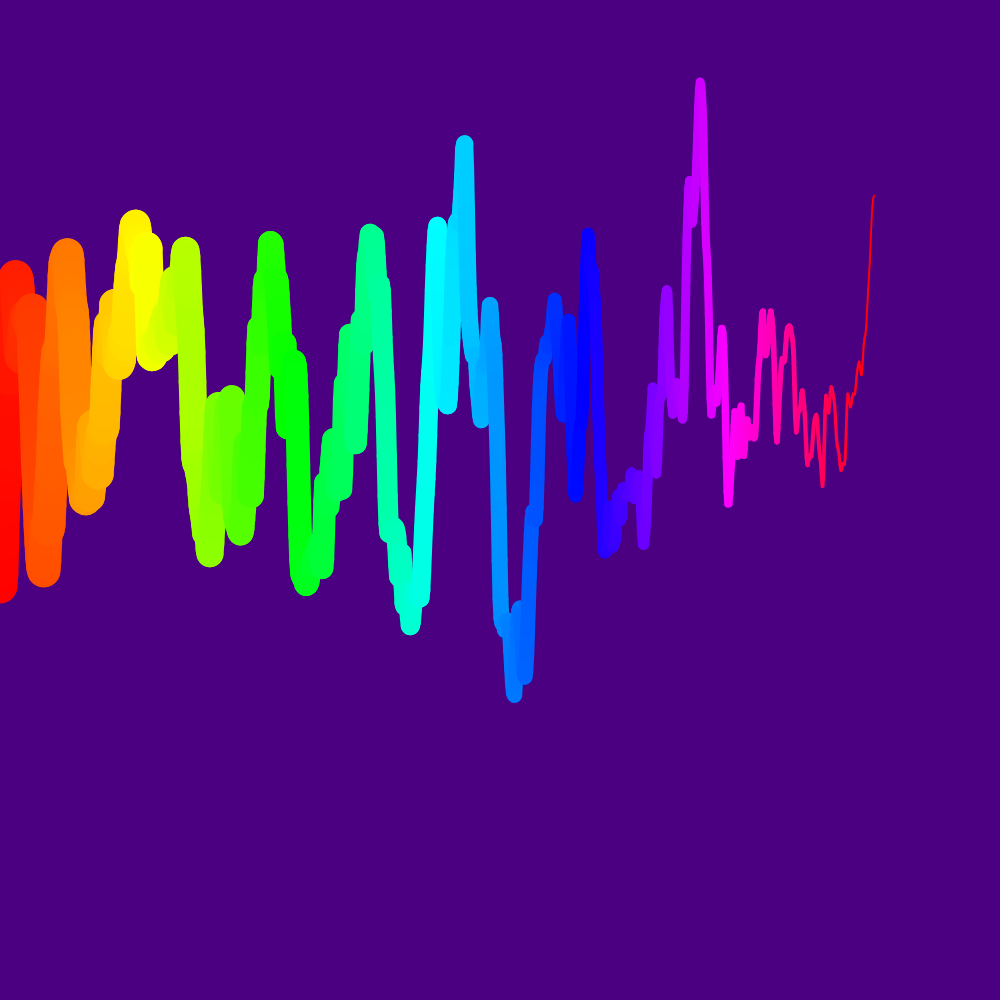
Frame 1 (no input)
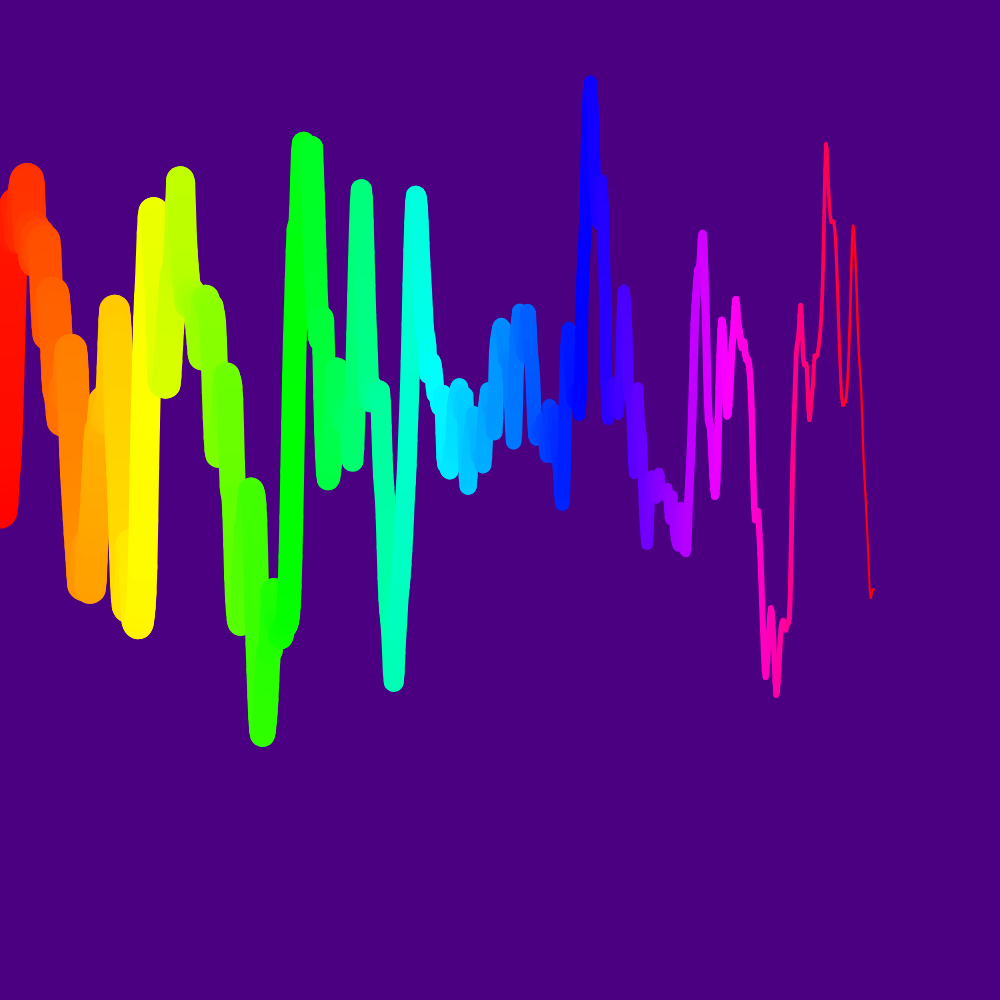
Frame 60 (no input)
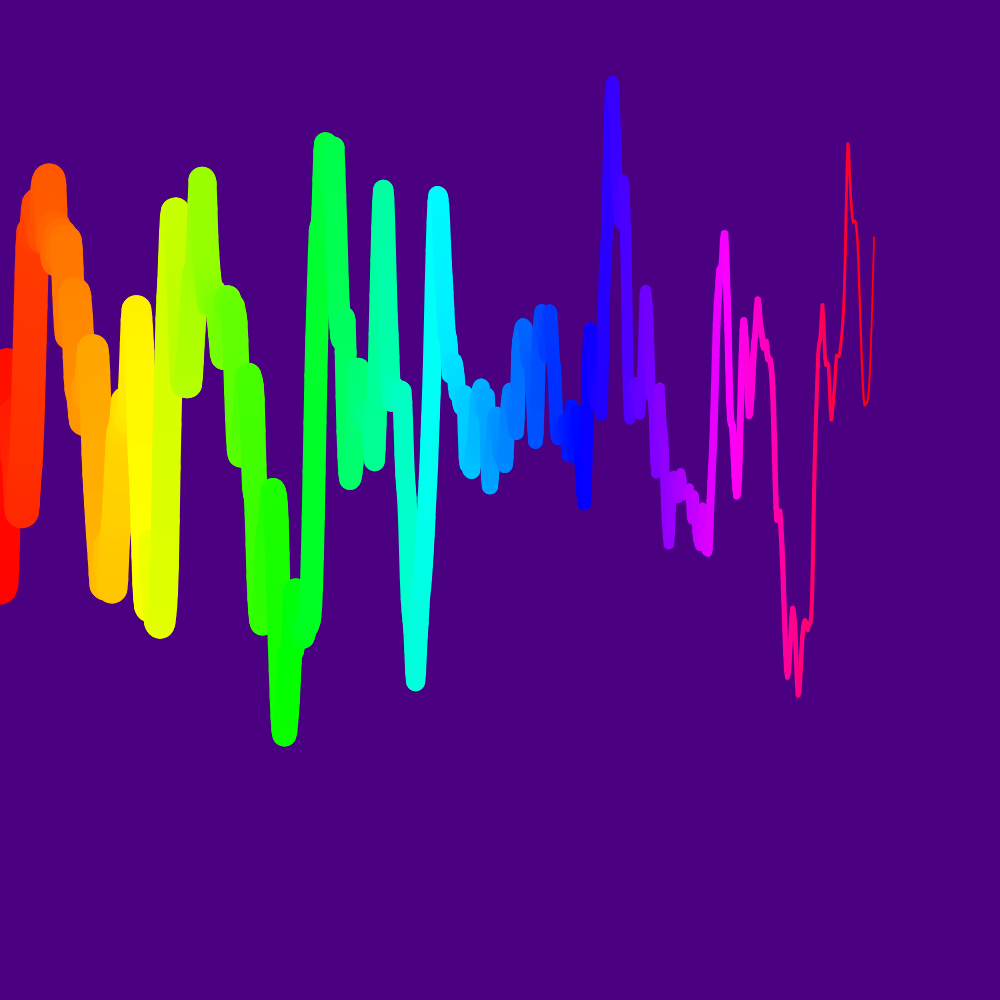
Frame 120 (the mouse pressed at the canvas centre since frame 60)

The p5.js sketch that drew these frames (run headless with seeded random() and noise() and a simulated clock; from frame 60 on, the mouse is pressed at the canvas centre):

// p5.js sketch
// ── sketch.js
let inc = 0.04;
let start = 0;
let scl = 1;

function setup() {
  createCanvas(windowHeight, windowHeight);
  scl = windowHeight / 800;
  strokeJoin(ROUND);
  colorMode(HSB, 360, 100, 100, 100);
}

function draw() {

  background("Indigo");

  scale(scl*0.7);
  stroke("blue");
  strokeWeight(1);
  noFill();
  
  let lastX = 0;
  let lastY = 0;
  let xoff = start;
  for (let x = 0; x < width; x++) {
    let w = map(x, 0, width, 40, 2);
    strokeWeight(w);

    let hue = map(x, 0, width, 0, 360);
    stroke(hue, 100, 100);
    let y = noise(xoff) * height;
  
    
    if (x > 0) {
      line(lastX, lastY, x, y);
    }
    lastX = x;
    lastY = y;
    xoff += inc;
    
  }

  // beginShape();
  // let xoff = start;
  // for (let x = 0; x < width; x++) {
  //   stroke("blue");
  //   let y = noise(xoff) * height;
  //   vertex(x, y);
  //   xoff += inc;
  // }
  // endShape(); 

  start += inc * (mouseX - width/2) / 20;
}
